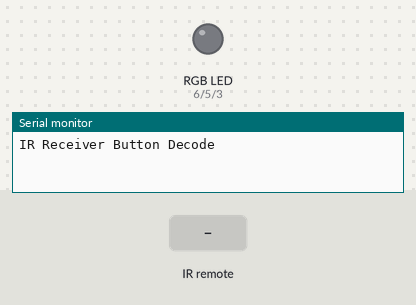
Bench run of a sketch on a simulated Arduino Uno, built with avr-gcc and run on an emulated ATmega328P. On the bench: an RGB LED mixed from three pins (HIGH = lit), the last lines printed to the serial monitor. The test bench sets the inputs (shaded band).

Above: at 1.2 s.
1.3 s: infrared code 0xF30CFF00 received
At 2.0 s:
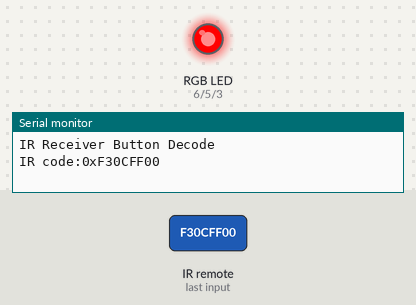
2.8 s: infrared code 0xE718FF00 received
At 3.2 s:
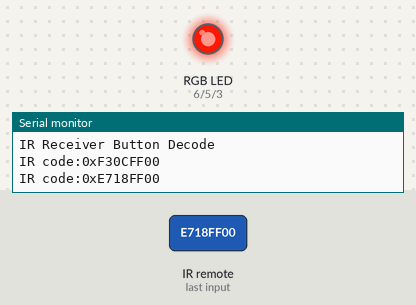
4.3 s: infrared code 0xF708FF00 received
At 5.5 s:
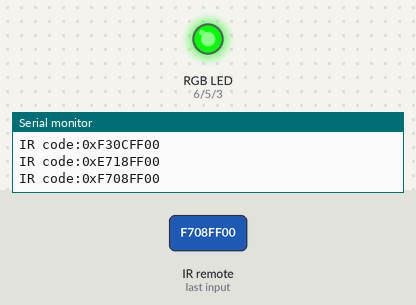
5.8 s: infrared code 0xE31CFF00 received
At 6.6 s:
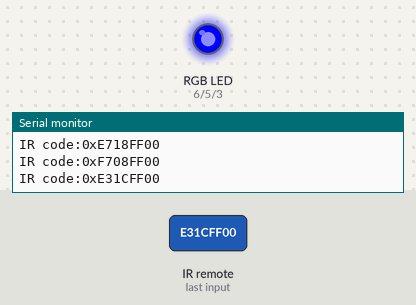
7.3 s: infrared code 0xA55AFF00 received
At 7.7 s:
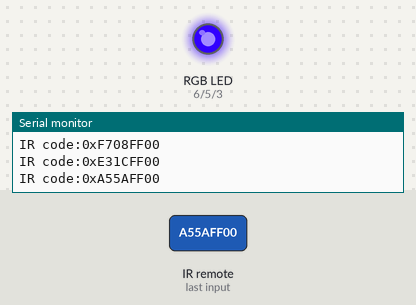
8.8 s: infrared code 0xA15EFF00 received
At 10.1 s:
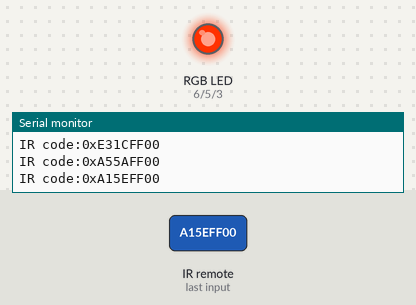
Timing chart, 0 to 11.3 s (numbered marks = the images above; inputs shaded):
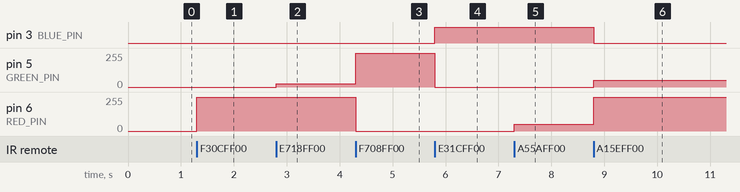

Measured:
- after the input at 1.3 s, pin 6 (RED_PIN): 0/255 → 255/255 at once
- after the input at 2.8 s, pin 5 (GREEN_PIN): 0/255 → 25/255 at once
- after the input at 4.3 s, pin 5 (GREEN_PIN): 25/255 → 255/255 at once; pin 6 (RED_PIN): 255/255 → 0/255 at once
- after the input at 5.8 s, pin 3 (BLUE_PIN): LOW → HIGH at once; pin 5 (GREEN_PIN): 255/255 → 0/255 at once
- after the input at 7.3 s, pin 6 (RED_PIN): 0/255 → 50/255 at once
- after the input at 8.8 s, pin 3 (BLUE_PIN): HIGH → LOW at once; pin 5 (GREEN_PIN): 0/255 → 50/255 at once; pin 6 (RED_PIN): 50/255 → 255/255 at once

The sketch:

remote_contol_LED.ino
```cpp
// use an IR remote to control a RGB LED
// ejr: 2023-08-26
// combination of lesson 4 and lesson 14
// IR remote is from elegoo kit

/*-----( Includes )-----*/
#include "IRremote.h"

/*-----( Definitions )-----*/
// Define Pins for RGB LED
#define BLUE_PIN 3
#define GREEN_PIN 5
#define RED_PIN 6
// Define Pin for IR
#define IR_PIN 11
// Define buttons for IR reciever
#define BUTTON_0 0xE916FF00
#define BUTTON_1 0xF30CFF00
#define BUTTON_2 0xE718FF00
#define BUTTON_3 0xA15EFF00
#define BUTTON_4 0xF708FF00
#define BUTTON_5 0xE31CFF00
#define BUTTON_6 0xA55AFF00
#define BUTTON_7 0xBD42FF00
#define BUTTON_8 0xAD52FF00
#define BUTTON_9 0xB54AFF00
#define BUTTON_POWER 0xBA45FF00
#define BUTTON_STOP 0xB847FF00
#define BUTTON_VOL_UP 0xB946FF00
#define BUTTON_REV 0xBB44FF00
#define BUTTON_PAUSE 0xBF40FF00
#define BUTTON_FF 0xBC43FF00
#define BUTTON_DOWN 0xF807FF00
#define BUTTON_VOL_DOWN 0xEA15FF00
#define BUTTON_UP 0xF609FF00
#define BUTTON_EQ 0xE619FF00
#define BUTTON_ST_REPT 0xF20DFF00


/*-----( Initialize Variables )-----*/
//variable to store the last decodedRawData
uint32_t last_decodedRawData = 0;
int R = 0;
int G = 0;
int B = 0;

/*-----( Declare objects )-----*/
// this is for the remote
IRrecv irrecv(IR_PIN);     // create instance of 'irrecv'

/*-----( Functions )-----*/
void translateIR() // takes action based on IR code received
{
  // Check if it is a repeat IR code
  if (irrecv.decodedIRData.flags)
  {
    //set the current decodedRawData to the last decodedRawData
    irrecv.decodedIRData.decodedRawData = last_decodedRawData;
    Serial.println("REPEAT!");
  } else
  {
    //output the IR code on the serial monitor
    Serial.print("IR code:0x");
    Serial.println(irrecv.decodedIRData.decodedRawData, HEX);
  }

  switch (irrecv.decodedIRData.decodedRawData)
  {
    case BUTTON_0: R =   0; G =   0; B =   0; break; //off
    case BUTTON_1: R = 255; G =   0; B =   0; break; //red
    case BUTTON_2: R = 255; G =  25; B =   0; break; //orange
    case BUTTON_3: R = 255; G =  50; B =   0; break; //yellow
    case BUTTON_4: R =   0; G = 255; B =   0; break; //green
    case BUTTON_5: R =   0; G =   0; B = 255; break; //blue
    case BUTTON_6: R =  50; G =   0; B = 255; break; //indigo
    case BUTTON_7: R = 255; G =   0; B = 255; break; //violet
    case BUTTON_8: R = 255; G =  10; B =  10; break; //pink
    case BUTTON_9: R = 255; G = 255; B = 255; break; //white
  }
  analogWrite(RED_PIN,   R);
  analogWrite(GREEN_PIN, G);
  analogWrite(BLUE_PIN,  B);
  delay(500); // Do not get immediate repeat
}


void setup() {
  // setup for LED
  pinMode(RED_PIN, OUTPUT);
  pinMode(GREEN_PIN, OUTPUT);
  pinMode(BLUE_PIN, OUTPUT);
  digitalWrite(RED_PIN, LOW);
  digitalWrite(GREEN_PIN, LOW);
  digitalWrite(BLUE_PIN, LOW);

  // setup for remote
  Serial.begin(9600);
  Serial.println("IR Receiver Button Decode");
  irrecv.enableIRIn(); // Start the receiver

}

void loop()
{
  if (irrecv.decode()) // have we received an IR signal?
  {
    translateIR();
    irrecv.resume(); // receive the next value
  }
}
```
